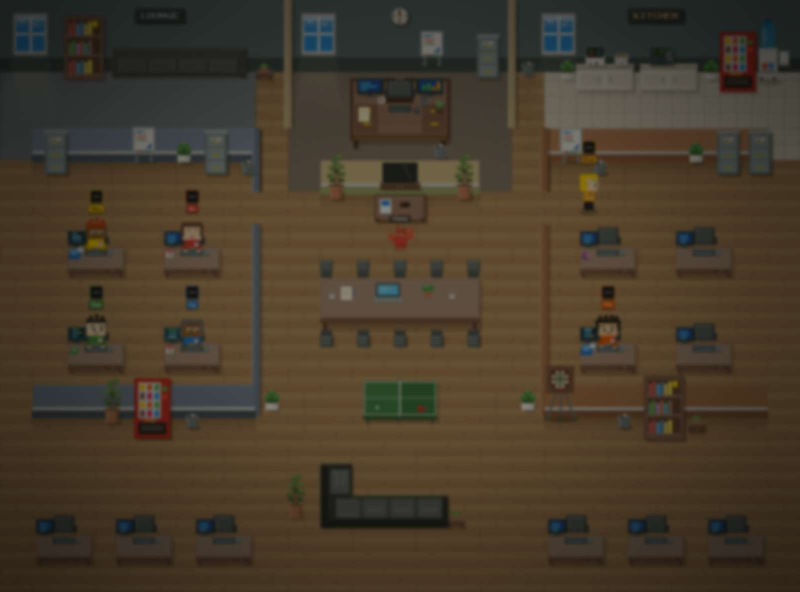
#> input picture app/login-backdrop.jpg, 1600 x 1184 px (shown at 1/2 size)
$ python grade-login-backdrop.py ../../app/login-backdrop.jpg ../../app/login-backdrop.jpg
#> lines starting #> are read from the running program, lines starting #| are printed output that depends on the picture
#!/usr/bin/env python3
"""Grade a raw office capture into the login page backdrop (v0.10 UI-15). Needs Pillow.

Usage: python3 tests/tools/grade-login-backdrop.py <raw.png> <out.jpg>
Recipe: crop the empty surround, soft blur (dissolves name tags and chips baked into the canvas),
dim and warm toward the brand yellow, radial vignette, one resize to 1600 px wide, JPEG q60.
"""
import sys
from PIL import Image, ImageChops, ImageEnhance, ImageFilter, ImageDraw

BLUR = 2.4
BRIGHTNESS = 0.52
CONTRAST = 1.08
WARM = (245, 200, 76)   # --vo-accent of Classic dark
WARM_MIX = 0.07
VIGNETTE = 0.62         # how dark the corners get (0 = none)
WIDTH = 1600
QUALITY = 60


def main(src, dst):
#> called with src = '../../app/login-backdrop.jpg', dst = '../../app/login-backdrop.jpg'
    im = Image.open(src).convert('RGB')
#> im is the input picture: PIL image 1600x1184 RGB; mean R, G, B 70.5, 59, 43.2
    bg = Image.new('RGB', im.size, im.getpixel((2, 2)))
    box = ImageChops.difference(im, bg).convert('L').point(lambda v: 255 if v > 12 else 0).getbbox() or (0, 0) + im.size
#> box = (0, 0, 1600, 1184)
    im = im.crop(box)
    im = im.filter(ImageFilter.GaussianBlur(BLUR))
    im = ImageEnhance.Brightness(im).enhance(BRIGHTNESS)
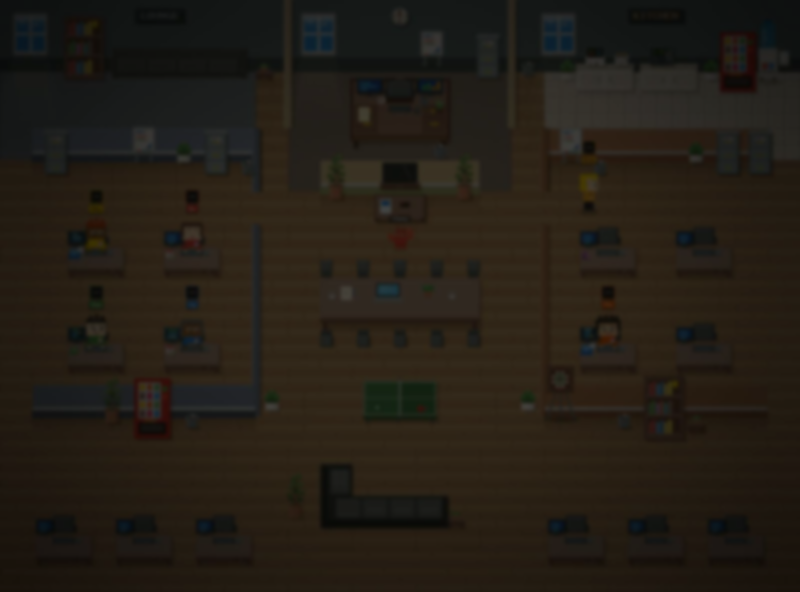
#> im: PIL image 1600x1184 RGB (shown at 1/2 size); mean R, G, B 36.1, 30.2, 22
    im = ImageEnhance.Contrast(im).enhance(CONTRAST)
    im = Image.blend(im, Image.new('RGB', im.size, WARM), WARM_MIX)
    w, h = im.size
#> w = 1600; h = 1184
    mask = Image.new('L', (w, h), 0)
#> mask: PIL image 1600x1184 L; every value is 0
    d = ImageDraw.Draw(mask)
    steps = 48
    for i in range(steps):
        t = i / steps
        inset_x, inset_y = int(w * 0.5 * t), int(h * 0.5 * t)
        d.ellipse((inset_x - w * 0.25, inset_y - h * 0.25, w - inset_x + w * 0.25, h - inset_y + h * 0.25), fill=int(255 * (1 - VIGNETTE) + 255 * VIGNETTE * t))
    mask = mask.filter(ImageFilter.GaussianBlur(w / 20))
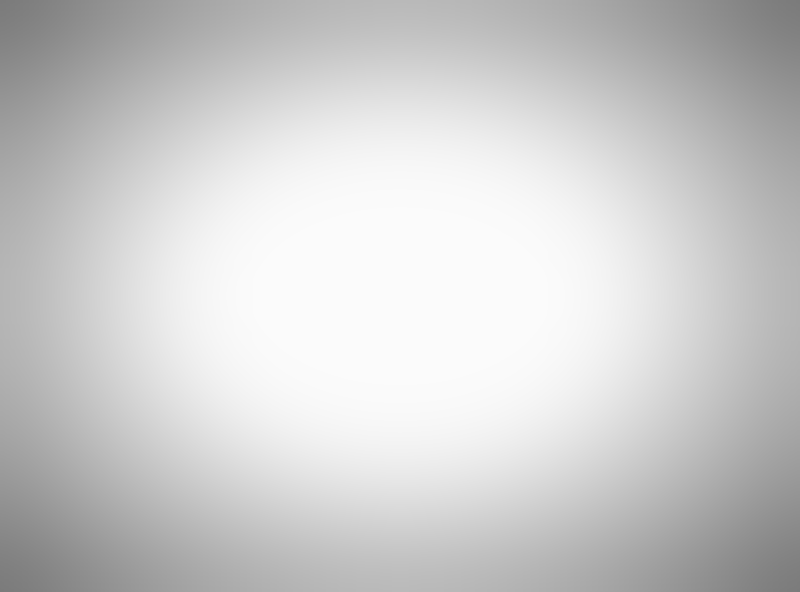
#> mask: PIL image 1600x1184 L (shown at 1/2 size); min 123, max 251, mean 204.9
    im = Image.composite(im, Image.new('RGB', im.size, (0, 0, 0)), mask)
    if w != WIDTH:
        im = im.resize((WIDTH, round(h * WIDTH / w)), Image.LANCZOS)
    im.save(dst, 'JPEG', quality=QUALITY, optimize=True, progressive=True)
    import os
    print({'crop': box, 'out': dst, 'size': im.size, 'bytes': os.path.getsize(dst)})
#| {'crop': (0, 0, 1600, 1184), 'out': '../../app/login-backdrop.jpg', 'size': (1600, 1184), 'bytes': 28081}


if __name__ == '__main__':
    main(sys.argv[1], sys.argv[2])
